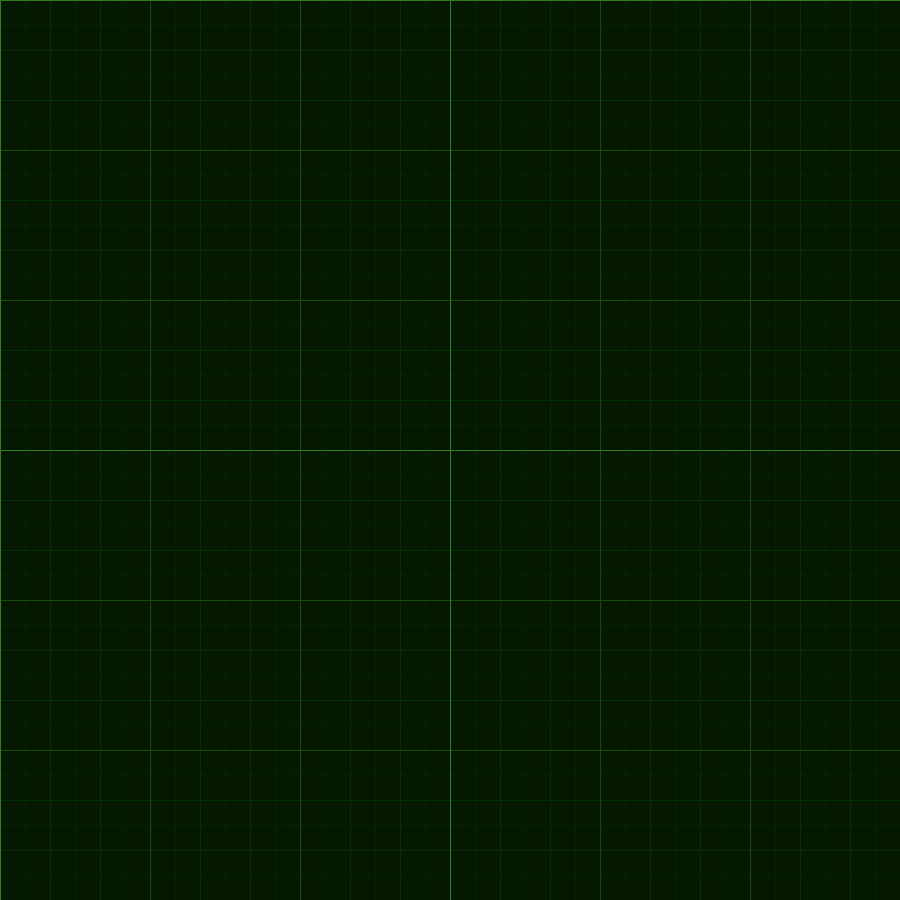
Frame 1 (no input)
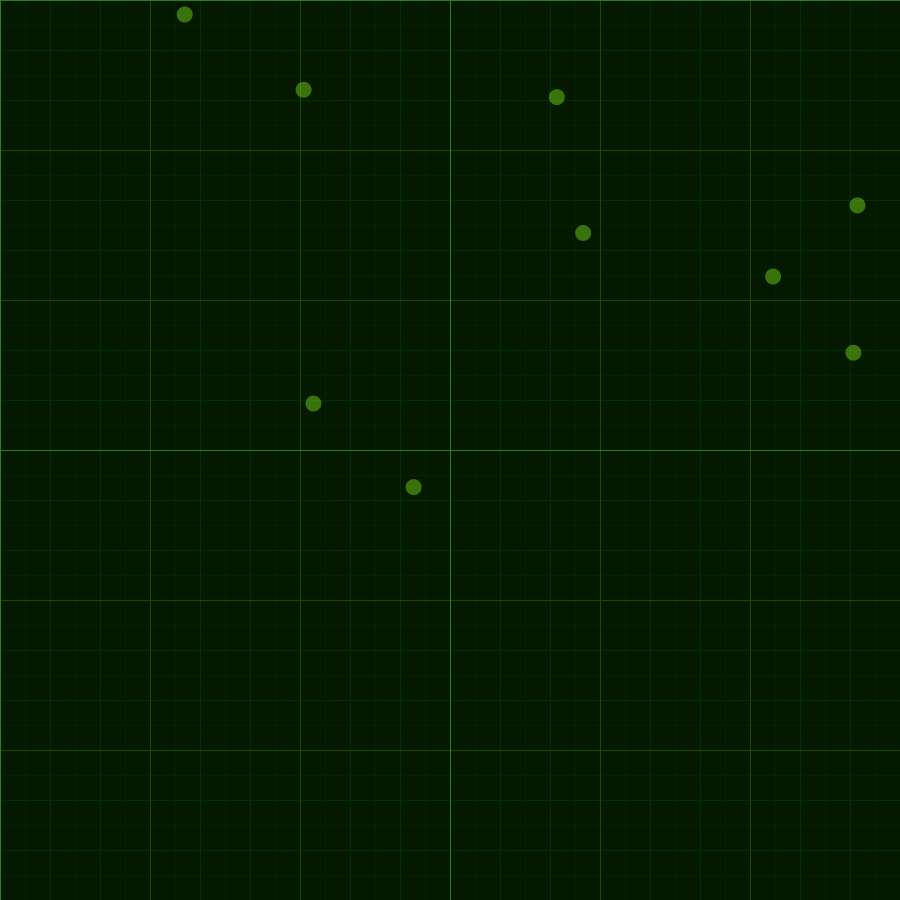
Frame 60 (the mouse pressed at the canvas centre just before this capture)
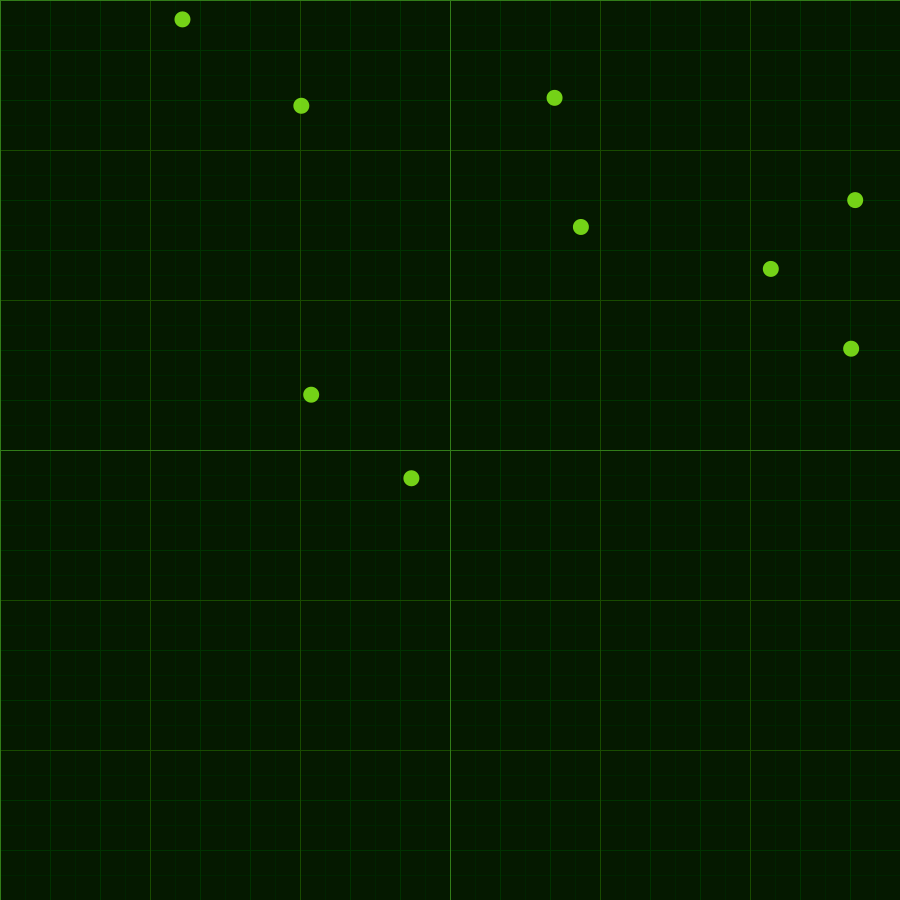
Frame 120 (the mouse held since frame 60 and released just before this capture)

The Processing sketch that drew these frames (run headless with seeded random() and noise(); from frame 60 on, the mouse is pressed at the canvas centre):

// Processing sketch: vector_walker
// ── vector_walker.pde

Mover[] mover;

void setup() {
  size(900,900);
  
  for(int i = 0; i < 10; i++) {
    mover = new Mover[i];
  }
  
  for(int i = 0; i < mover.length; i++) {
    mover[i] = new Mover(random(-width/2, width/2), random(-height/2, height/2));
  }
  
  background(5, 40, 0);
}

void draw() {
  //background(255);
  bg();
  grid();
  
  translate(width/2, height/2);
  
  for(int i = 0; i < mover.length; i++) {
    mover[i].update();
    mover[i].checkEdges();
    //mover[i].edge3();
    mover[i].display();
  }
  
  
 
}

void grid() {
  push();
  translate(0,0);
  noFill();  
  stroke(0, 35, 0);
  for(int w = 0; w < width; w += width/36) {
    line(w, 0, w, height);
    for(int h = 0; h < height; h += height/36) {
      line(0, h, width, h);
    }
  }
  
  stroke(0, 50, 0);
  for(int w = 0; w < width; w += width/18) {
    line(w, 0, w, height);
    for(int h = 0; h < height; h += height/18) {
      line(0, h, width, h);
    }
  }
  
  stroke(25, 75, 0);
  for(int w = 0; w < width; w += width/6) {
    line(w, 0, w, height);
    for(int h = 0; h < height; h += height/6) {
      line(0, h, width, h);
    }
  }
  
  stroke(50, 125, 25);
  for(int w = 0; w < width; w += width/2) {
    line(w, 0, w, height);
    for(int h = 0; h < height; h += height/2) {
      line(0, h, width, h);
    }
  }
  pop();
}

void bg() {
  push();
  translate(0,0);
  noStroke();
  fill(5, 25, 0, 255);
  rect(0, 0, width, height);
  pop();
}

// ── Mover.pde
class Mover {

  PVector location;
  PVector velocity;
  PVector acceleration;
  PVector time;
  float maxSpeed;
  float alpha;

  Mover() {
    location = new PVector(0, 0);
    velocity = new PVector(0, 0);
    acceleration = new PVector(0, 0);
    maxSpeed = 5;
    time = new PVector(0, 10000);
    alpha = 255;
  }

  Mover(float x, float y) {
    location = new PVector(x, y);
    velocity = new PVector(0, 0);
    acceleration = new PVector(0, 0);
    maxSpeed = 5;
    time = new PVector(0, 10000+x);
    alpha = 255;
  }

  void update() {
    //acceleration = PVector.random2D();

    perlinAcc();

    //PVector mouse = new PVector(map(mouseX, 0, width, -width/2, width/2),map(mouseY, 0, height, -height/2, height/2));
    //PVector dir = PVector.sub(mouse,location);
    //float accValue = 0.005;
    //dir.normalize();
    //dir.mult(accValue);
    //acceleration = dir;

    //accelerate();

    //perlinAcc();

    velocity.add(acceleration);
    velocity.limit(maxSpeed);
    if(sin(radians(alpha)) <= -0.9) {
      location.add(velocity);
    }

  }

  void display() {
    noStroke();
    fill(125, 225, 25, map(sin(radians(alpha)), -0.8, 1, 0, 255));
    ellipse(location.x, location.y, 16, 16);
    alpha+= 8;
    println(map(mouseX, 0, width, 0, 360));
    if (alpha >= 360) {
      alpha = 0;
    }
  }

  void accelerate() {
    if (keyPressed) {
      if (key == CODED) {
        if (keyCode == UP) {
          acceleration.add(0.0001, 0.0001);
        } else if (keyCode == DOWN) {
          acceleration.sub(0.0001, 0.0001);
        }
      }
    } else {
      acceleration.set(0, 0);
    }
    //println(acceleration);
  }

  void perlinAcc() {
    acceleration.x = map(noise(time.x), 0, 1, -0.1, 0.1);
    acceleration.y = map(noise(time.y), 0, 1, -0.1, 0.1);
    time.add(0.05, 0.05);
  }

  void mouseAcc() {
    PVector mouse = new PVector(mouseX, mouseY);
    PVector dir = PVector.sub(mouse, location);
    float accValue = 1;
    dir.normalize();
    dir.mult(accValue);
  }

  void checkEdges() {
    if (location.x > width/2) {
      location.x = -width/2;
    } else if (location.x < -width/2) {
      location.x = width/2;
    }

    if (location.y > height/2) {
      location.y = -height/2;
    } else if (location.y < -height/2) {
      location.y = height/2;
    }
  }

  void edge2() {
    if (location.x < -width/2) {
      location.x =  -width/2;
    } else if (location.x > width/2) {
      location.x = width/2;
    }

    if (location.y < -height/2) {
      location.y = -height/2;
    } else if (location.y > height/2) {
      location.y = height/2;
    }
  }

  void edge3() {
    if (location.x < -width/2) {
      location.x =  -width/2;
      velocity.mult(-1);
    } else if (location.x > width/2) {
      location.x = width/2;
      velocity.mult(-1);
    }

    if (location.y < -height/2) {
      location.y = -height/2;
      velocity.mult(-1);
    } else if (location.y > height/2) {
      location.y  = height/2;
      velocity.mult(-1);
    }
  }
}
